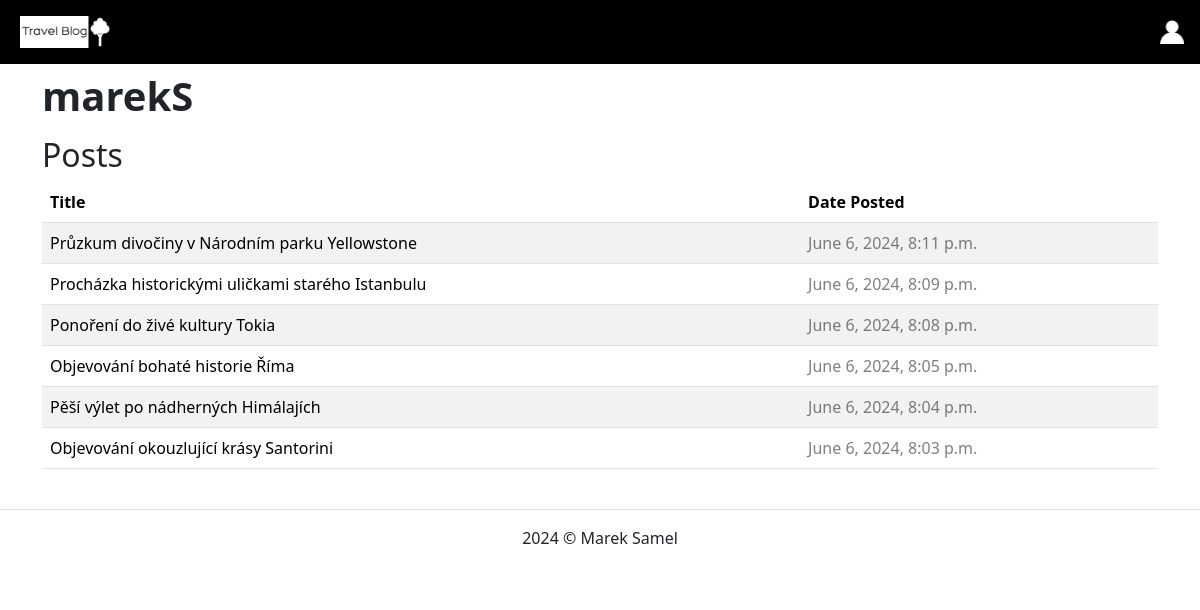
The page /user/2/ on the database as committed earlier.
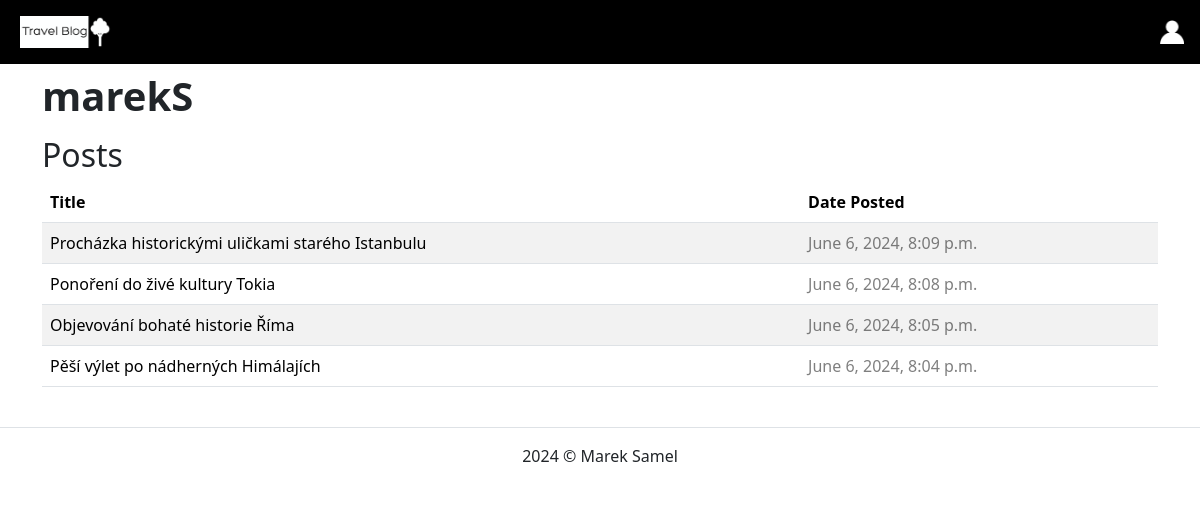
The same page on the database as committed later.
### app/models.py (models this page shows, shortened)
class Post(models.Model):
    title = models.CharField(max_length=255,
                             verbose_name="Post title",
                             help_text="Enter a title",
                             error_messages={"blank": "Enter a title"})
    content = models.TextField(verbose_name="Post text",
                               help_text="Enter post text",
                               error_messages={"blank": "Enter post text"})
    author = models.ForeignKey(User, on_delete=models.CASCADE,
                               verbose_name="Post author")
    created_at = models.DateTimeField(auto_now_add=True,
                                      verbose_name="Post created at")
    updated_at = models.DateTimeField(auto_now=True,
                                      verbose_name="Post updated at")
    location = models.ForeignKey(Location,
                                 on_delete=models.CASCADE,
                                 verbose_name="Post location",
                                 error_messages={"blank": "Enter post location"})
    image = models.ImageField(upload_to='post_media',
                              verbose_name='Post image',
                              blank=True,
                              null=True)
    class Meta:
        ordering = ['-created_at', '-updated_at', 'title', 'location', 'author']
        verbose_name = 'Post'

### app/views.py (the view)
# urls.py: path('user/<int:pk>/', UserView.as_view(), name='user'),
class UserView(DetailView):
    model = User
    template_name = 'users/user_profile.html'
    context_object_name = 'user'

### app/templates/users/user_profile.html (shortened to what this page needs)
{% extends 'base.html' %}
{% block content %}
    <h1 class="pt-2 pb-2"><b>{{ user.username }}</b></h1>
    {% if user.post_set.all %}
        <h2>Posts</h2>
        <div class="table-responsive">
            <table class="table table-striped">
                <thead>
                    <tr>
                        <th>Title</th>
                        <th>Date Posted</th>
                    </tr>
                </thead>
                <tbody>
                    {% for post in user.post_set.all %}
                        <tr>
                            <td><a href="{% url 'post_detail' post.pk %}" class="text-decoration-none text-black">{{ post.title }}</a></td>
                            <td class="text-black-50">{{ post.created_at }}</td>
                        </tr>
                    {% endfor %}
                </tbody>
            </table>
        </div>
    {% else %}
        <h3 class="pt-1 pb-1">No posts yet.</h3>
    {% endif %}
    <br>
{% endblock %}

Rows that differ between the two databases and show on the page:
removed Post: title "Průzkum divočiny v Národním parku Yellowstone", created_at "June 6, 2024, 8:11 p.m."
removed Post: title "Objevování okouzlující krásy Santorini", created_at "June 6, 2024, 8:03 p.m."
